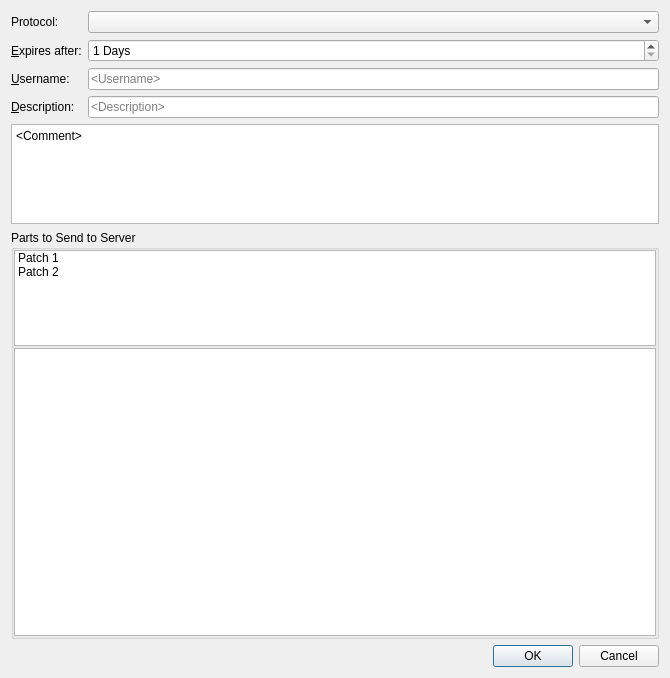
<?xml version="1.0" encoding="UTF-8"?>
<ui version="4.0">
 <class>CodePaster::Internal::ViewDialog</class>
 <widget class="QDialog" name="CodePaster::Internal::ViewDialog">
  <property name="geometry">
   <rect>
    <x>0</x>
    <y>0</y>
    <width>670</width>
    <height>678</height>
   </rect>
  </property>
  <property name="windowTitle">
   <string>Send to Codepaster</string>
  </property>
  <layout class="QVBoxLayout" name="verticalLayout_3">
   <item>
    <layout class="QFormLayout" name="formLayout">
     <item row="0" column="0">
      <widget class="QLabel" name="protocolLabel">
       <property name="text">
        <string>Protocol:</string>
       </property>
      </widget>
     </item>
     <item row="0" column="1">
      <widget class="QComboBox" name="protocolBox"/>
     </item>
     <item row="1" column="0">
      <widget class="QLabel" name="expiryLabel">
       <property name="text">
        <string>&amp;Expires after:</string>
       </property>
       <property name="buddy">
        <cstring>expirySpinBox</cstring>
       </property>
      </widget>
     </item>
     <item row="1" column="1">
      <widget class="QSpinBox" name="expirySpinBox">
       <property name="suffix">
        <string> Days</string>
       </property>
       <property name="minimum">
        <number>1</number>
       </property>
       <property name="maximum">
        <number>365</number>
       </property>
      </widget>
     </item>
     <item row="2" column="0">
      <widget class="QLabel" name="userLabel">
       <property name="text">
        <string>&amp;Username:</string>
       </property>
       <property name="buddy">
        <cstring>uiUsername</cstring>
       </property>
      </widget>
     </item>
     <item row="2" column="1">
      <widget class="QLineEdit" name="uiUsername">
       <property name="placeholderText">
        <string>&lt;Username&gt;</string>
       </property>
      </widget>
     </item>
     <item row="3" column="0">
      <widget class="QLabel" name="descriptionLabel">
       <property name="text">
        <string>&amp;Description:</string>
       </property>
       <property name="buddy">
        <cstring>uiDescription</cstring>
       </property>
      </widget>
     </item>
     <item row="3" column="1">
      <widget class="QLineEdit" name="uiDescription">
       <property name="placeholderText">
        <string>&lt;Description&gt;</string>
       </property>
      </widget>
     </item>
    </layout>
   </item>
   <item>
    <widget class="QTextEdit" name="uiComment">
     <property name="sizePolicy">
      <sizepolicy hsizetype="Expanding" vsizetype="MinimumExpanding">
       <horstretch>0</horstretch>
       <verstretch>0</verstretch>
      </sizepolicy>
     </property>
     <property name="maximumSize">
      <size>
       <width>16777215</width>
       <height>100</height>
      </size>
     </property>
     <property name="tabChangesFocus">
      <bool>true</bool>
     </property>
     <property name="html">
      <string>&lt;!DOCTYPE HTML PUBLIC &quot;-//W3C//DTD HTML 4.0//EN&quot; &quot;http://www.w3.org/TR/REC-html40/strict.dtd&quot;&gt;
&lt;html&gt;&lt;head&gt;&lt;meta name=&quot;qrichtext&quot; content=&quot;1&quot; /&gt;&lt;style type=&quot;text/css&quot;&gt;
p, li { white-space: pre-wrap; }
&lt;/style&gt;&lt;/head&gt;&lt;body style=&quot; font-family:'Sans Serif'; font-size:9pt; font-weight:400; font-style:normal;&quot;&gt;
&lt;p style=&quot; margin-top:0px; margin-bottom:0px; margin-left:0px; margin-right:0px; -qt-block-indent:0; text-indent:0px;&quot;&gt;&amp;lt;Comment&amp;gt;&lt;/p&gt;&lt;/body&gt;&lt;/html&gt;</string>
     </property>
    </widget>
   </item>
   <item>
    <widget class="QStackedWidget" name="stackedWidget">
     <property name="currentIndex">
      <number>0</number>
     </property>
     <widget class="QWidget" name="diffChunkPage">
      <layout class="QVBoxLayout" name="verticalLayout">
       <property name="leftMargin">
        <number>0</number>
       </property>
       <property name="topMargin">
        <number>0</number>
       </property>
       <property name="rightMargin">
        <number>0</number>
       </property>
       <property name="bottomMargin">
        <number>0</number>
       </property>
       <item>
        <widget class="QGroupBox" name="groupBox">
         <property name="sizePolicy">
          <sizepolicy hsizetype="Expanding" vsizetype="Expanding">
           <horstretch>0</horstretch>
           <verstretch>0</verstretch>
          </sizepolicy>
         </property>
         <property name="title">
          <string>Parts to Send to Server</string>
         </property>
         <property name="flat">
          <bool>true</bool>
         </property>
         <layout class="QVBoxLayout">
          <property name="spacing">
           <number>2</number>
          </property>
          <property name="leftMargin">
           <number>0</number>
          </property>
          <property name="topMargin">
           <number>0</number>
          </property>
          <property name="rightMargin">
           <number>0</number>
          </property>
          <property name="bottomMargin">
           <number>0</number>
          </property>
          <item>
           <widget class="QListWidget" name="uiPatchList">
            <property name="sizePolicy">
             <sizepolicy hsizetype="Expanding" vsizetype="Expanding">
              <horstretch>0</horstretch>
              <verstretch>1</verstretch>
             </sizepolicy>
            </property>
            <property name="uniformItemSizes">
             <bool>true</bool>
            </property>
            <item>
             <property name="text">
              <string>Patch 1</string>
             </property>
            </item>
            <item>
             <property name="text">
              <string>Patch 2</string>
             </property>
            </item>
           </widget>
          </item>
          <item>
           <widget class="CodePaster::ColumnIndicatorTextEdit" name="uiPatchView">
            <property name="sizePolicy">
             <sizepolicy hsizetype="Expanding" vsizetype="Expanding">
              <horstretch>0</horstretch>
              <verstretch>3</verstretch>
             </sizepolicy>
            </property>
            <property name="font">
             <font>
              <family>Courier New</family>
             </font>
            </property>
            <property name="readOnly">
             <bool>true</bool>
            </property>
           </widget>
          </item>
         </layout>
        </widget>
       </item>
      </layout>
     </widget>
     <widget class="QWidget" name="plainTextPage">
      <layout class="QVBoxLayout" name="verticalLayout_2">
       <property name="leftMargin">
        <number>0</number>
       </property>
       <property name="topMargin">
        <number>0</number>
       </property>
       <property name="rightMargin">
        <number>0</number>
       </property>
       <property name="bottomMargin">
        <number>0</number>
       </property>
       <item>
        <widget class="QPlainTextEdit" name="plainTextEdit"/>
       </item>
      </layout>
     </widget>
    </widget>
   </item>
   <item>
    <widget class="QDialogButtonBox" name="buttonBox">
     <property name="orientation">
      <enum>Qt::Horizontal</enum>
     </property>
     <property name="standardButtons">
      <set>QDialogButtonBox::Cancel|QDialogButtonBox::Ok</set>
     </property>
    </widget>
   </item>
  </layout>
 </widget>
 <customwidgets>
  <customwidget>
   <class>CodePaster::ColumnIndicatorTextEdit</class>
   <extends>QTextEdit</extends>
   <header location="global">cpaster/columnindicatortextedit.h</header>
  </customwidget>
 </customwidgets>
 <tabstops>
  <tabstop>protocolBox</tabstop>
  <tabstop>expirySpinBox</tabstop>
  <tabstop>uiUsername</tabstop>
  <tabstop>uiDescription</tabstop>
  <tabstop>uiComment</tabstop>
  <tabstop>uiPatchList</tabstop>
  <tabstop>uiPatchView</tabstop>
  <tabstop>plainTextEdit</tabstop>
 </tabstops>
 <resources/>
 <connections>
  <connection>
   <sender>buttonBox</sender>
   <signal>accepted()</signal>
   <receiver>CodePaster::Internal::ViewDialog</receiver>
   <slot>accept()</slot>
   <hints>
    <hint type="sourcelabel">
     <x>248</x>
     <y>254</y>
    </hint>
    <hint type="destinationlabel">
     <x>157</x>
     <y>274</y>
    </hint>
   </hints>
  </connection>
  <connection>
   <sender>buttonBox</sender>
   <signal>rejected()</signal>
   <receiver>CodePaster::Internal::ViewDialog</receiver>
   <slot>reject()</slot>
   <hints>
    <hint type="sourcelabel">
     <x>316</x>
     <y>260</y>
    </hint>
    <hint type="destinationlabel">
     <x>286</x>
     <y>274</y>
    </hint>
   </hints>
  </connection>
 </connections>
</ui>
